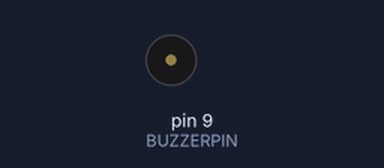
Bench run of a sketch on a simulated Arduino Uno, built with avr-gcc and run on an emulated ATmega328P. Shown: buzzer (waves = sounding).

Above: at 0.21 s.
At 1.43 s:
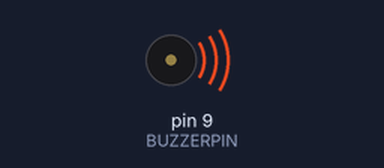
Timing chart, 0 to 3.0 s (numbered marks = the images above):
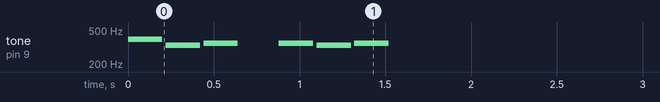

The sketch:

buzzerTest.ino
```cpp
//The following function plays an alert sound in the piezo buzzer
void playSound() {
  int i, duration;
  const int BUZZERPIN=9;
  int beats[] = {1,1,1,1,1,1,1,1};
  int tempo = 200;
  int frequencies[] = {392, 330, 349, 0, 349, 330, 349, 0};  //Frequencies for g,e,f, ,f,e,f

  for (i = 0; i < 8; i++) // step through the song arrays
  {
    duration = beats[i] * tempo;  // length of note/rest in ms

    if (frequencies[i] == 0 )
    {
      delay(duration);            // pause for a moment
    }
    else                          // otherwise, play the note
    {
      tone(BUZZERPIN, frequencies[i], duration);
      delay(duration);            // wait for tone to finish
    }
    delay(tempo/10);              // brief pause between notes
  }
   // tone(9, 1000, 500);
    //Serial.println("I played a tone");
}
void setup() {
  // put your setup code here, to run once:
 Serial.begin(9600);
 while(!Serial);

}

void loop() {
  // put your main code here, to run repeatedly:
  playSound();
  delay(6000000);

}
```

Measured:
- by itself, tone on pin 9 (BUZZERPIN): plays 392 Hz for 0.20 s, 330 Hz for 0.20 s, 349 Hz for 0.20 s, 349 Hz for 0.20 s, 330 Hz for 0.20 s, 349 Hz for 0.20 s
